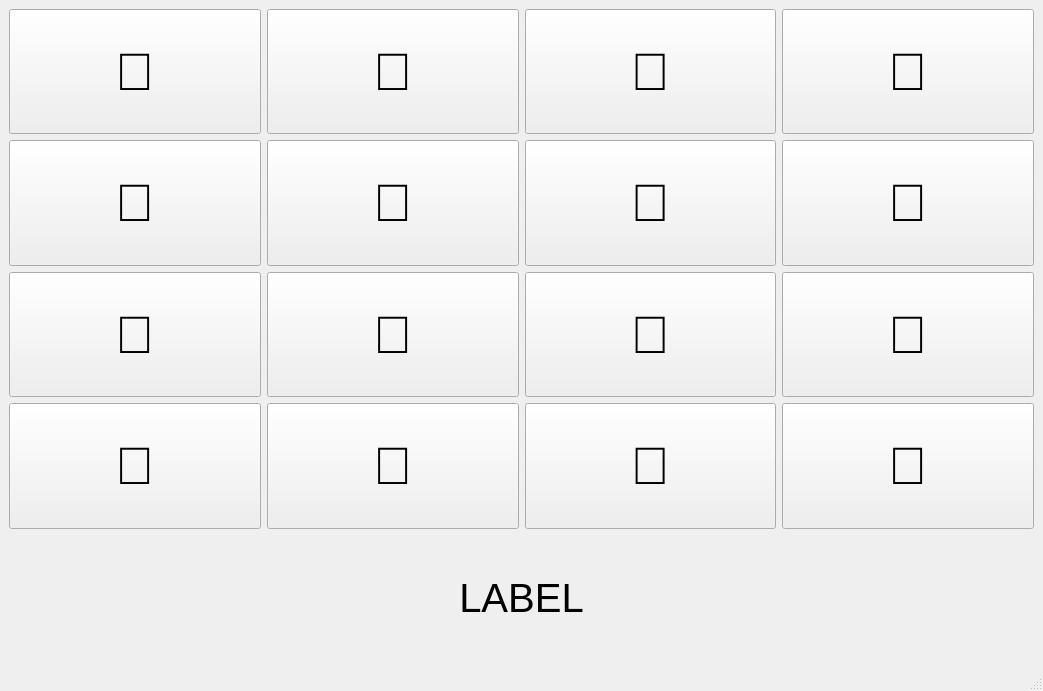
<?xml version="1.0" encoding="UTF-8"?>
<ui version="4.0">
 <class>MainWindow</class>
 <widget class="QMainWindow" name="MainWindow">
  <property name="geometry">
   <rect>
    <x>0</x>
    <y>0</y>
    <width>1043</width>
    <height>691</height>
   </rect>
  </property>
  <property name="windowTitle">
   <string>MainWindow</string>
  </property>
  <widget class="QWidget" name="centralwidget">
   <layout class="QGridLayout" name="gridLayout_2">
    <item row="0" column="0">
     <layout class="QGridLayout" name="gridLayout">
      <item row="0" column="3">
       <widget class="QPushButton" name="pushButton">
        <property name="sizePolicy">
         <sizepolicy hsizetype="Expanding" vsizetype="Expanding">
          <horstretch>0</horstretch>
          <verstretch>0</verstretch>
         </sizepolicy>
        </property>
        <property name="font">
         <font>
          <pointsize>40</pointsize>
         </font>
        </property>
        <property name="text">
         <string>🐶</string>
        </property>
       </widget>
      </item>
      <item row="1" column="3">
       <widget class="QPushButton" name="pushButton">
        <property name="sizePolicy">
         <sizepolicy hsizetype="Expanding" vsizetype="Expanding">
          <horstretch>0</horstretch>
          <verstretch>0</verstretch>
         </sizepolicy>
        </property>
        <property name="font">
         <font>
          <pointsize>40</pointsize>
         </font>
        </property>
        <property name="text">
         <string>🐶</string>
        </property>
       </widget>
      </item>
      <item row="3" column="1">
       <widget class="QPushButton" name="pushButton">
        <property name="sizePolicy">
         <sizepolicy hsizetype="Expanding" vsizetype="Expanding">
          <horstretch>0</horstretch>
          <verstretch>0</verstretch>
         </sizepolicy>
        </property>
        <property name="font">
         <font>
          <pointsize>40</pointsize>
         </font>
        </property>
        <property name="text">
         <string>🐶</string>
        </property>
       </widget>
      </item>
      <item row="3" column="2">
       <widget class="QPushButton" name="pushButton">
        <property name="sizePolicy">
         <sizepolicy hsizetype="Expanding" vsizetype="Expanding">
          <horstretch>0</horstretch>
          <verstretch>0</verstretch>
         </sizepolicy>
        </property>
        <property name="font">
         <font>
          <pointsize>40</pointsize>
         </font>
        </property>
        <property name="text">
         <string>🐶</string>
        </property>
       </widget>
      </item>
      <item row="2" column="1">
       <widget class="QPushButton" name="pushButton">
        <property name="sizePolicy">
         <sizepolicy hsizetype="Expanding" vsizetype="Expanding">
          <horstretch>0</horstretch>
          <verstretch>0</verstretch>
         </sizepolicy>
        </property>
        <property name="font">
         <font>
          <pointsize>40</pointsize>
         </font>
        </property>
        <property name="text">
         <string>🐶</string>
        </property>
       </widget>
      </item>
      <item row="2" column="2">
       <widget class="QPushButton" name="pushButton">
        <property name="sizePolicy">
         <sizepolicy hsizetype="Expanding" vsizetype="Expanding">
          <horstretch>0</horstretch>
          <verstretch>0</verstretch>
         </sizepolicy>
        </property>
        <property name="font">
         <font>
          <pointsize>40</pointsize>
         </font>
        </property>
        <property name="text">
         <string>🐶</string>
        </property>
       </widget>
      </item>
      <item row="3" column="0">
       <widget class="QPushButton" name="pushButton">
        <property name="sizePolicy">
         <sizepolicy hsizetype="Expanding" vsizetype="Expanding">
          <horstretch>0</horstretch>
          <verstretch>0</verstretch>
         </sizepolicy>
        </property>
        <property name="font">
         <font>
          <pointsize>40</pointsize>
         </font>
        </property>
        <property name="text">
         <string>🐶</string>
        </property>
       </widget>
      </item>
      <item row="0" column="2">
       <widget class="QPushButton" name="pushButton">
        <property name="sizePolicy">
         <sizepolicy hsizetype="Expanding" vsizetype="Expanding">
          <horstretch>0</horstretch>
          <verstretch>0</verstretch>
         </sizepolicy>
        </property>
        <property name="font">
         <font>
          <pointsize>40</pointsize>
         </font>
        </property>
        <property name="text">
         <string>🐶</string>
        </property>
       </widget>
      </item>
      <item row="1" column="1">
       <widget class="QPushButton" name="pushButton">
        <property name="sizePolicy">
         <sizepolicy hsizetype="Expanding" vsizetype="Expanding">
          <horstretch>0</horstretch>
          <verstretch>0</verstretch>
         </sizepolicy>
        </property>
        <property name="font">
         <font>
          <pointsize>40</pointsize>
         </font>
        </property>
        <property name="text">
         <string>🐶</string>
        </property>
       </widget>
      </item>
      <item row="0" column="0">
       <widget class="QPushButton" name="pushButton">
        <property name="sizePolicy">
         <sizepolicy hsizetype="Expanding" vsizetype="Expanding">
          <horstretch>0</horstretch>
          <verstretch>0</verstretch>
         </sizepolicy>
        </property>
        <property name="font">
         <font>
          <pointsize>40</pointsize>
         </font>
        </property>
        <property name="text">
         <string>🐶</string>
        </property>
       </widget>
      </item>
      <item row="1" column="2">
       <widget class="QPushButton" name="pushButton">
        <property name="sizePolicy">
         <sizepolicy hsizetype="Expanding" vsizetype="Expanding">
          <horstretch>0</horstretch>
          <verstretch>0</verstretch>
         </sizepolicy>
        </property>
        <property name="font">
         <font>
          <pointsize>40</pointsize>
         </font>
        </property>
        <property name="text">
         <string>🐶</string>
        </property>
       </widget>
      </item>
      <item row="2" column="0">
       <widget class="QPushButton" name="pushButton">
        <property name="sizePolicy">
         <sizepolicy hsizetype="Expanding" vsizetype="Expanding">
          <horstretch>0</horstretch>
          <verstretch>0</verstretch>
         </sizepolicy>
        </property>
        <property name="font">
         <font>
          <pointsize>40</pointsize>
         </font>
        </property>
        <property name="text">
         <string>🐶</string>
        </property>
       </widget>
      </item>
      <item row="2" column="3">
       <widget class="QPushButton" name="pushButton">
        <property name="sizePolicy">
         <sizepolicy hsizetype="Expanding" vsizetype="Expanding">
          <horstretch>0</horstretch>
          <verstretch>0</verstretch>
         </sizepolicy>
        </property>
        <property name="font">
         <font>
          <pointsize>40</pointsize>
         </font>
        </property>
        <property name="text">
         <string>🐶</string>
        </property>
       </widget>
      </item>
      <item row="3" column="3">
       <widget class="QPushButton" name="pushButton">
        <property name="sizePolicy">
         <sizepolicy hsizetype="Expanding" vsizetype="Expanding">
          <horstretch>0</horstretch>
          <verstretch>0</verstretch>
         </sizepolicy>
        </property>
        <property name="font">
         <font>
          <pointsize>40</pointsize>
         </font>
        </property>
        <property name="text">
         <string>🐶</string>
        </property>
       </widget>
      </item>
      <item row="1" column="0">
       <widget class="QPushButton" name="pushButton">
        <property name="sizePolicy">
         <sizepolicy hsizetype="Expanding" vsizetype="Expanding">
          <horstretch>0</horstretch>
          <verstretch>0</verstretch>
         </sizepolicy>
        </property>
        <property name="font">
         <font>
          <pointsize>40</pointsize>
         </font>
        </property>
        <property name="text">
         <string>🐶</string>
        </property>
       </widget>
      </item>
      <item row="0" column="1">
       <widget class="QPushButton" name="pushButton">
        <property name="sizePolicy">
         <sizepolicy hsizetype="Expanding" vsizetype="Expanding">
          <horstretch>0</horstretch>
          <verstretch>0</verstretch>
         </sizepolicy>
        </property>
        <property name="font">
         <font>
          <pointsize>40</pointsize>
         </font>
        </property>
        <property name="text">
         <string>🐶</string>
        </property>
       </widget>
      </item>
      <item row="4" column="0" colspan="4">
       <widget class="clickablelabel" name="label">
        <property name="sizePolicy">
         <sizepolicy hsizetype="Expanding" vsizetype="Expanding">
          <horstretch>0</horstretch>
          <verstretch>0</verstretch>
         </sizepolicy>
        </property>
        <property name="font">
         <font>
          <pointsize>30</pointsize>
         </font>
        </property>
        <property name="text">
         <string>LABEL</string>
        </property>
        <property name="alignment">
         <set>Qt::AlignCenter</set>
        </property>
       </widget>
      </item>
     </layout>
    </item>
   </layout>
  </widget>
  <widget class="QMenuBar" name="menubar">
   <property name="geometry">
    <rect>
     <x>0</x>
     <y>0</y>
     <width>1043</width>
     <height>20</height>
    </rect>
   </property>
  </widget>
  <widget class="QStatusBar" name="statusbar"/>
 </widget>
 <customwidgets>
  <customwidget>
   <class>clickablelabel</class>
   <extends>QLabel</extends>
   <header>clickablelabel.h</header>
  </customwidget>
 </customwidgets>
 <resources/>
 <connections/>
</ui>
